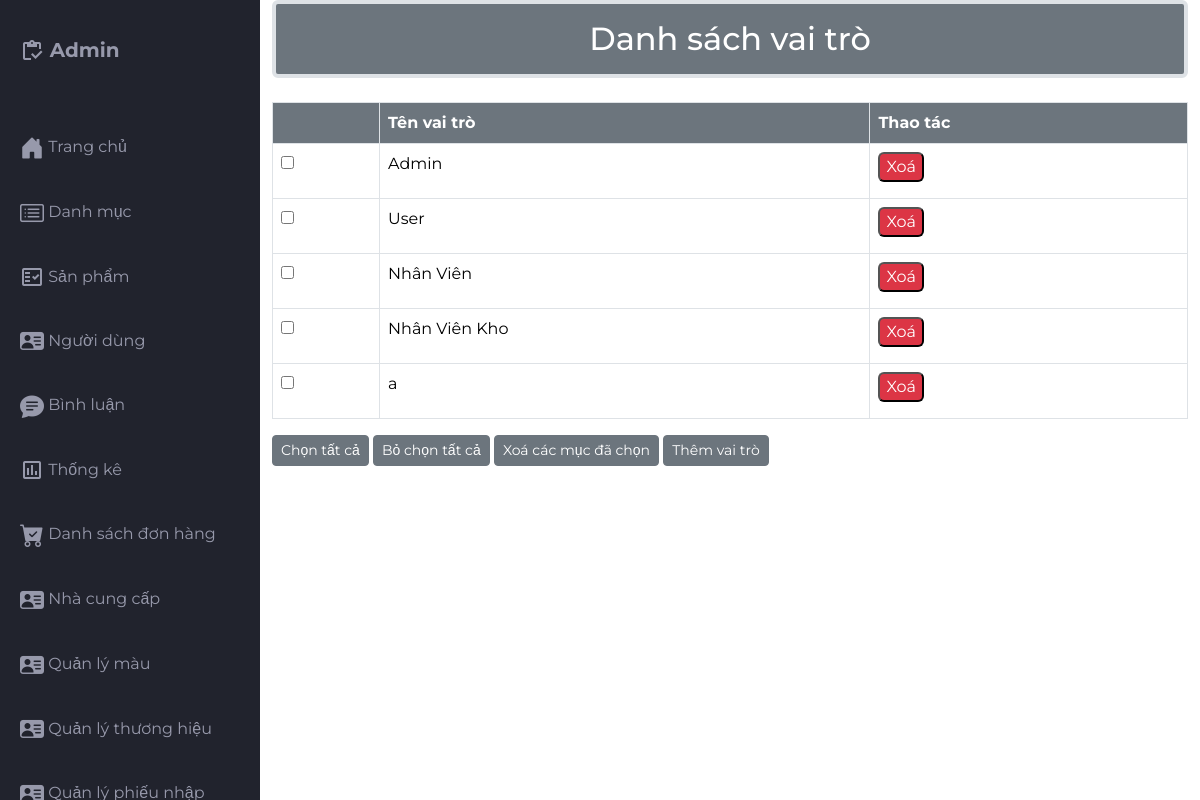
/src/Admin/indexadmin.php?act=vaitro (signed in), run on the app's committed database.
### tables this page shows
CREATE TABLE `vaitro` (
  `vaitro_id` int(10) NOT NULL COMMENT 'ID vai trò',
  `vaitro_name` varchar(250) NOT NULL COMMENT 'Vai trò'
);

### src/app/model/connectdb.php (called while the page is built, shortened)
<?php
function get_connect()
{
    try {
        $conn = new PDO("mysql:host=localhost;dbname=da1;charset=utf8", "root", "");
        $conn->setAttribute(PDO::ATTR_ERRMODE, PDO::ERRMODE_EXCEPTION);
        return $conn;
    } catch (Exception $e) {
        echo 'Kết nối thất bại: ' . $e->getMessage();
        return null;
    }
}
function pdo_queryall($sql)
{
    $thamso = array_slice(func_get_args(), 1);
    $conn = get_connect();
    try {
        $exe = $conn->prepare($sql);
        $exe->execute($thamso);
        return $exe->fetchAll(PDO::FETCH_ASSOC);
    } catch (Exception $e) {
        echo 'Thao tác thất bại: ' . $e->getMessage();
    } finally {
        unset($conn);
    }
}

### src/app/model/qlpq.php (called while the page is built, shortened)
<?php
function getallvt(){
    $sql =" select * from vaitro";
    $result = pdo_queryall($sql);
    return $result;
}
?>

### src/Admin/qlvaitro/vaitro.php (the view, shortened to what this page needs)
<div class="container">
    <h2 class="border border-4 mb-4 text-bg-secondary p-3 text-center rounded">Danh sách vai trò</h2>
    <div class="table-responsive">
        <table class="table table-bordered">
            <thead>
                <tr>
                    <th class="text-bg-secondary"></th>
                    <th class="text-bg-secondary">Tên vai trò</th>
                    <th class="text-bg-secondary">Thao tác</th>
                </tr>
            </thead>
            <tbody>
                <?php foreach ($listvt as $itemvt):
                    extract($itemvt);
                ?>
                <tr>
                    <td><input type="checkbox" name="checkbox[]" value="<?= $vaitro_id ?>"></td>
                    <td><?= htmlspecialchars($vaitro_name) ?></td>
                    <td>
                        <a href="indexadmin.php?act=xoavt&vaitro_id=<?= $vaitro_id ?>" onclick="return confirm('Bạn có chắc muốn xoá ?')">
                            <input class="mb-2 text-bg-danger rounded" type="button" value="Xoá">
                        </a>
                    </td>
                </tr>
                <?php endforeach; ?>
            </tbody>
        </table>
    </div>
    <div class="">
        <button type="button" class="btn btn-secondary btn-sm" onclick="toggleCheckboxes(true)">Chọn tất cả</button>
        <button type="button" class="btn btn-secondary btn-sm" onclick="toggleCheckboxes(false)">Bỏ chọn tất cả</button>
        <button type="button" class="btn btn-secondary btn-sm">Xoá các mục đã chọn</button>
        <a href="indexadmin.php?act=addvt1">
            <button type="button" class="btn btn-secondary btn-sm">Thêm vai trò</button>
        </a>
    </div>
</div>

### src/Admin/css/styles.css (style rules this page uses)
body { margin: 0; padding: 0; box-sizing: border-box; background-color: #e6e8ed; color: #666666; font-family: "Montserrat", sans-serif; }

### data on the page
vaitro: vaitro_name "Admin"
vaitro: vaitro_name "User"
vaitro: vaitro_name "Nhân Viên"
vaitro: vaitro_name "Nhân Viên Kho"
vaitro: vaitro_name "a"
